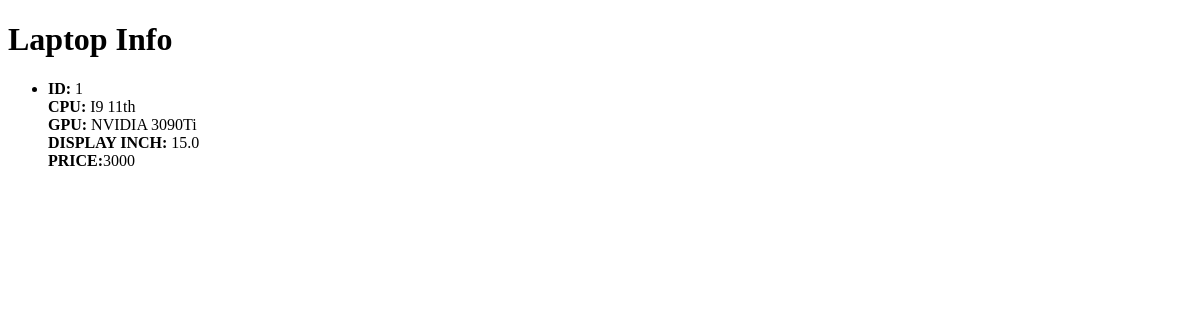
Before: / with the older database file.
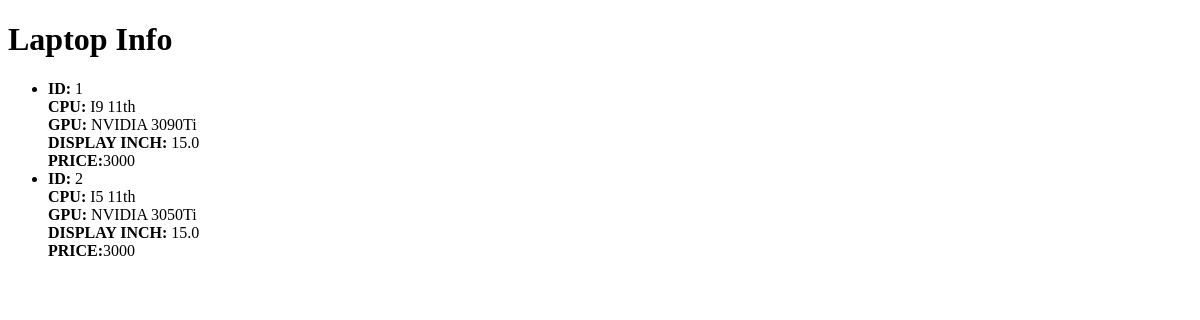
After: the same page with the newer database file.
### models/Shop_models.py (models this page shows)
class Laptop_Models(given_table):
    __tablename__="Laptop shop"
    id=Column(Integer, primary_key=True, index=True)
    laptop_cpu=Column(String, nullable=False)
    laptop_gpu=Column(Text, nullable=False)
    laptop_display_inch=Column(Float, nullable=False)
    laptop_price=Column(Integer, nullable=False)

### Test2.py (the view)
@second_test.get("/", response_class=HTMLResponse)    #get안에 htmlresponse 매개변수를 넣는 방법도 있음
def test2(request:Request, db:Session=Depends(get_db)): #db:Session = Depends(get_db)) -> 이게 한번에 적용할 수 있는 좋은 방법.
    laptop_info=db.query(Laptop_Models).all()
    return templates.TemplateResponse('show_info.html', {"request": request, "laptops" : laptop_info})

### templates/show_info.html (shortened to what this page needs)
<!DOCTYPE html>
<html lang="en">
<head>
</head>
<body>
    <h1>Laptop Info</h1>
    <ul>
        {% for laptop in laptops %}
        <li>
          <strong>ID:</strong> {{ laptop.id }}</br>
          <strong>CPU:</strong> {{ laptop.laptop_cpu }}</br>
          <strong>GPU:</strong> {{ laptop.laptop_gpu }}</br>
          <strong>DISPLAY INCH:</strong> {{laptop.laptop_display_inch }}</br>
          <strong>PRICE:</strong>{{laptop.laptop_price}}
        </li>
        {% endfor %}
    </ul>
</body>
</html>

Changed rows visible on the page:
added Laptop_Models: id "2", laptop_cpu "I5 11th", laptop_gpu "NVIDIA 3050Ti", laptop_display_inch "15.0", laptop_price "3000"
